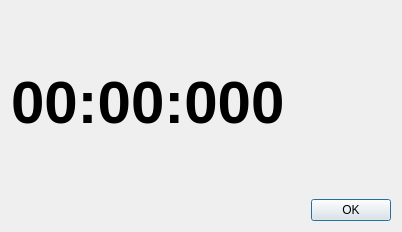
<?xml version="1.0" encoding="UTF-8"?>
<ui version="4.0">
 <class>Dialog</class>
 <widget class="QDialog" name="Dialog">
  <property name="geometry">
   <rect>
    <x>0</x>
    <y>0</y>
    <width>402</width>
    <height>232</height>
   </rect>
  </property>
  <property name="windowTitle">
   <string>Dialog</string>
  </property>
  <layout class="QVBoxLayout" name="verticalLayout">
   <item>
    <widget class="QLabel" name="label">
     <property name="font">
      <font>
       <pointsize>45</pointsize>
       <weight>75</weight>
       <bold>true</bold>
      </font>
     </property>
     <property name="text">
      <string>00:00:000</string>
     </property>
    </widget>
   </item>
   <item>
    <widget class="QDialogButtonBox" name="buttonBox">
     <property name="standardButtons">
      <set>QDialogButtonBox::Ok</set>
     </property>
    </widget>
   </item>
  </layout>
 </widget>
 <resources/>
 <connections/>
</ui>
